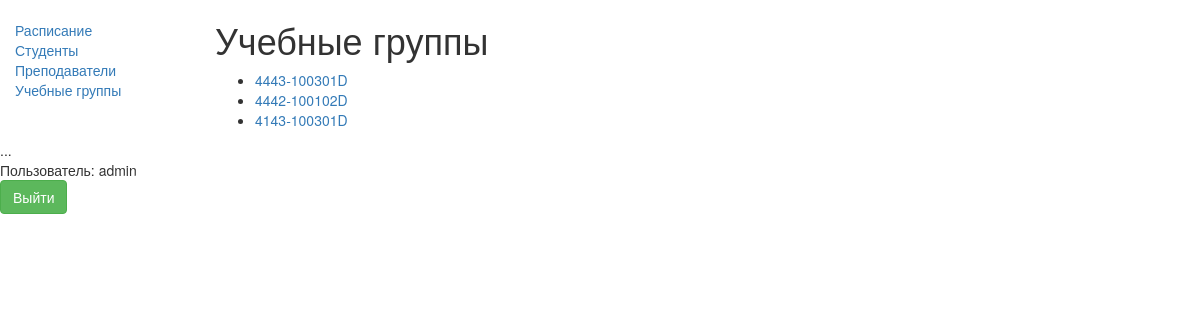
The page /catalog/groups/ (signed in) on the database its author committed.
### catalog/models.py (models this page shows, shortened)
class Group(models.Model):
    number = models.CharField(max_length=12, help_text="Введите номер группы (например, 4443-100301D)")

### catalog/views.py (the view)
class GroupListView(LoginRequiredMixin, generic.ListView):
    model = Group
    paginate_by = 10

### catalog/templates/catalog/group_list.html
{% extends "base_generic.html" %}
{% block content %}
    <h1>Учебные группы</h1>
    {% if group_list %}
    <ul>
      {% for group in group_list %}
      <li>
        <a href="{{ group.get_absolute_url }}">{{ group.number }}</a>
      </li>
      {% endfor %}
    </ul>
    {% else %}
      <p>Ни одной группы в список еще не добавлено.</p>
    {% endif %}
{% endblock %}

### catalog/templates/base_generic.html (shortened to what this page needs)
<!doctype html>
<html lang="en">
  <head>
    <link
      rel="stylesheet"
      href="https://maxcdn.bootstrapcdn.com/bootstrap/3.3.7/css/bootstrap.min.css" />
    {% load static %}
    <link rel="stylesheet" href="{% static 'css/styles.css' %}" />
  </head>
  <body>
    <div class="container-fluid">
      <div class="row">
        <div class="col-sm-2">
          {% block sidebar %}
            <ul class="sidebar-nav">
              <li><a href="{% url 'index' %}">Расписание</a></li>
              <li><a href="{% url 'students' %}">Студенты</a></li>
              <li><a href="{% url 'teachers' %}">Преподаватели</a></li>
              <li><a href="{% url 'groups' %}">Учебные группы</a></li>
            </ul>
          {% endblock %}
        </div>
        <div class="col-sm-10 ">{% block content %}{% endblock %}</div>
        {% block pagination %}
          <ul class="sidebar-nav">
    ...
   {% if user.is_authenticated %}
     <li>Пользователь: {{ user.get_username }}</li>
     <form action="{% url 'logout'%}?next={{request.path}}" method="post">
    <button type="submit" class="btn btn-success">Выйти</button>
</form>
   {% else %}
            <form action="{% url 'login'%}?next={{request.path}}" method="post">
   {% csrf_token %}
    <button type="submit" class="btn btn-success">Авторизоваться</button>
</form>
   {% endif %}
  </ul>
{% endblock %}
      </div>
    </div>
  </body>
</html>

### catalog/static/css/styles.css (style rules this page uses)
.sidebar-nav { margin-top: 20px; padding: 0; list-style: none; }

### rows shown on the page
Group: number "4443-100301D"
Group: number "4442-100102D"
Group: number "4143-100301D"

### other values the page prints
{{ user.get_username }} "admin"
